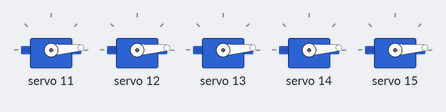
Bench run of a sketch on a simulated Arduino Uno, built with avr-gcc and run on an emulated ATmega328P. Shown: 5 × servo.

Above: at 0.05 s.
At 0.2 s:
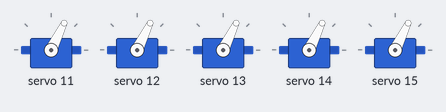
At 0.5 s:
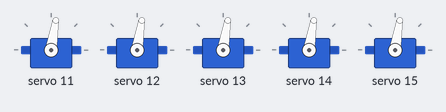
At 0.95 s:
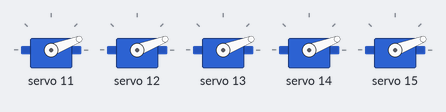
Timing chart, 0 to 3.5 s (numbered marks = the images above):
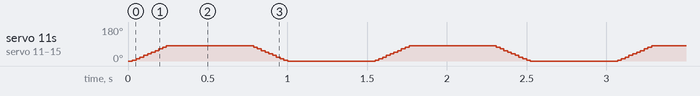

Measured:
- by itself, servo 11–15: repeats every 1.5 s: 13° 0.02 s, 21° 0.02 s, 30° 0.02 s, 38° 0.02 s, 47° 0.02 s, 55° 0.02 s, 64° 0.02 s, 72° 0.02 s, 81° 0.55 s, 72° 0.02 s, 64° 0.02 s, 55° 0.02 s, 47° 0.02 s, 38° 0.02 s, 30° 0.02 s, 21° 0.02 s, 13° 0.02 s, 4° 0.02 s, 0° 0.55 s, 4° 0.02 s

The sketch:

RoboticHandSmoothMovements.ino
```cpp
#include <HCPCA9685.h>
HCPCA9685 HCPCA9685(0x40);  // Dirección I2C del PCA9685

// Variables para control de velocidad
int velocidad = 20;  // Ajusta este valor (mayor = más lento, menor = más rápido)
int pasos = 10;      // Número de pasos para suavizar el movimiento

void setup() {
  HCPCA9685.Init(SERVO_MODE);
  HCPCA9685.Sleep(false);
}

void moverServos(int anguloInicial, int anguloFinal) {
  for (int paso = 0; paso <= pasos; paso++) {
    int anguloActual = map(paso, 0, pasos, anguloInicial, anguloFinal);
    for (int servoPin = 11; servoPin <= 15; servoPin++) {
      HCPCA9685.Servo(servoPin, anguloActual);
    }
    delay(velocidad);  // Controla la velocidad aquí
  }
}

void loop() {
  moverServos(0, 180);    // Mueve de 0° a 180° con velocidad graduable
  delay(500);             // Pausa entre movimientos
  moverServos(180, 0);    // Mueve de 180° a 0° con la misma velocidad
  delay(500);
}
```
